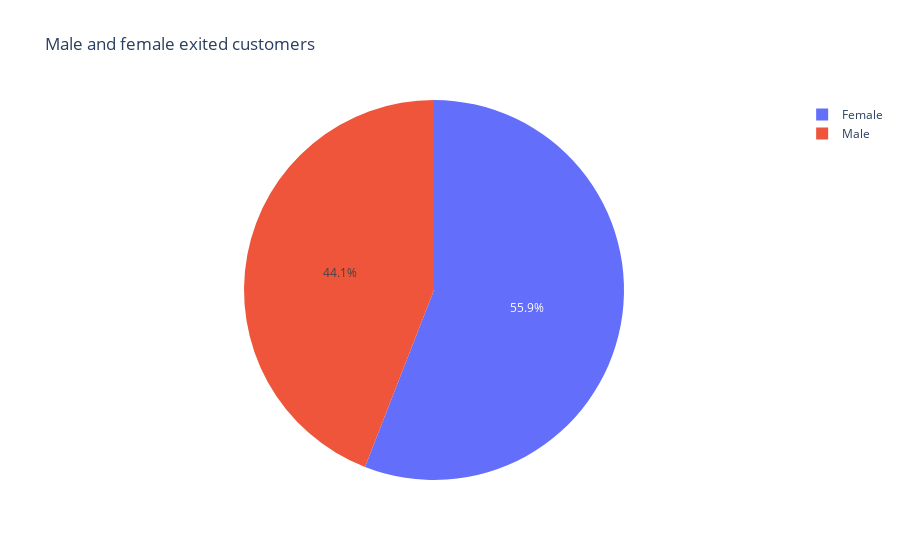

This figure's notebook cell:
### Code cell
#9.6. 
# Кто чаще уходит, мужчины или женщины? 
# Постройте график, который иллюстрирует это.

pie_df = churn_df.copy()
pie_df['count'] = 1
pie_df['Gender exited'] = pie_df[
    (pie_df['Exited']==1) & ((pie_df['Gender']=='Male') | (pie_df['Gender']=='Female'))
    ]['Gender']

pie_df = pie_df.groupby(
    by=['Gender exited','Gender'],
    as_index=False
)['count'].count()
#display(pie_df)

fig = px.pie(
    pie_df,
    values='count', 
    names='Gender exited',
    title='Male and female exited customers',       
        
)
fig.show();

'''
Вывод:
Чаще из данного банка уходят женщины.
'''

### Figure 1 — Plotly figure (JSON) as saved in the notebook; plotly's stock layout.template omitted (floating-point values rounded to 4 significant figures)
{"data": [{"domain": {"x": [0, 1], "y": [0, 1]}, "hovertemplate": "Gender exited=%{label}<br>count=%{value}<extra></extra>", "labels": ["Female", "Male"], "legendgroup": "", "name": "", "showlegend": true, "type": "pie", "values": [1139, 898]}], "layout": {"legend": {"tracegroupgap": 0}, "title": {"text": "Male and female exited customers"}}}
